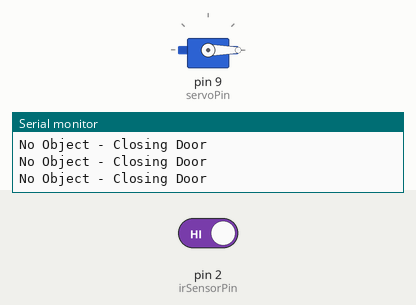
Simulated run of this sketch. Board: Arduino Uno, built with avr-gcc and run on an emulated ATmega328P. On the bench: servo, the last lines printed to the serial monitor. The test bench sets the inputs (shaded band); at power-on: pin 2 (irSensorPin) HIGH.

Above: at 1.8 s.
1.9 s: pin 2 (irSensorPin) driven LOW
At 2.8 s:
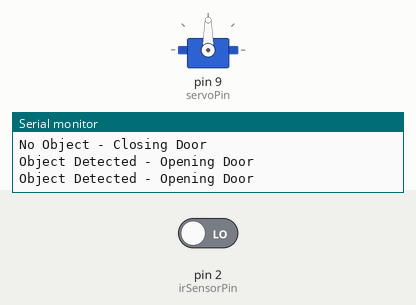
3.5 s: pin 2 (irSensorPin) driven HIGH
At 4.0 s:
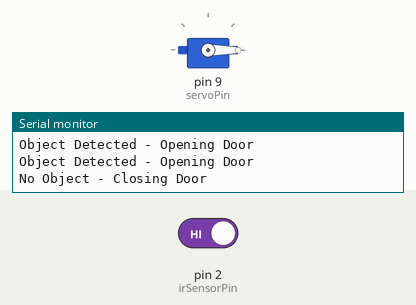
Timing chart, 0 to 6.5 s (numbered marks = the images above; inputs shaded):
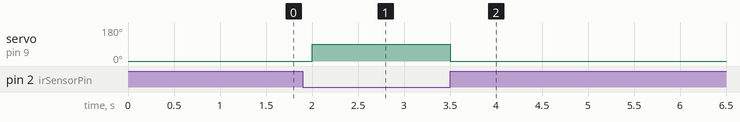

Measured:
- after the input at 1.9 s, servo on pin 9 (servoPin): 0° → 90° after 0.10 s
- after the input at 3.5 s, servo on pin 9 (servoPin): 90° → 0° at once

The sketch:

R47._Automatic_Door_Opener_Using_IR_Sensor.ino
```cpp
/*
Components Used:
- Arduino Board
- Sensor Shield
- IR Sensor
- Servo Motor
- Breadboard
- Jumper Wires
*/

#include <Servo.h>

Servo doorServo;  // Servo object for door control

int irSensorPin = 2;   // IR sensor connected to Digital Pin 2
int servoPin = 9;      // Servo motor connected to PWM Pin 9

void setup() {
  doorServo.attach(servoPin);  // Attach servo motor to pin
  pinMode(irSensorPin, INPUT); // Set IR sensor as input

  doorServo.write(0);  // Start with the door closed
  Serial.begin(9600);  // Initialize serial communication
}

void loop() {
  int sensorValue = digitalRead(irSensorPin);  // Read IR sensor state

  if (sensorValue == 0) {  // If object detected
    Serial.println("Object Detected - Opening Door");
    doorServo.write(90);  // Open door
  } else {
    Serial.println("No Object - Closing Door");
    doorServo.write(0);   // Close door
  }

  delay(500);  // Short delay to prevent rapid changes
}
```
